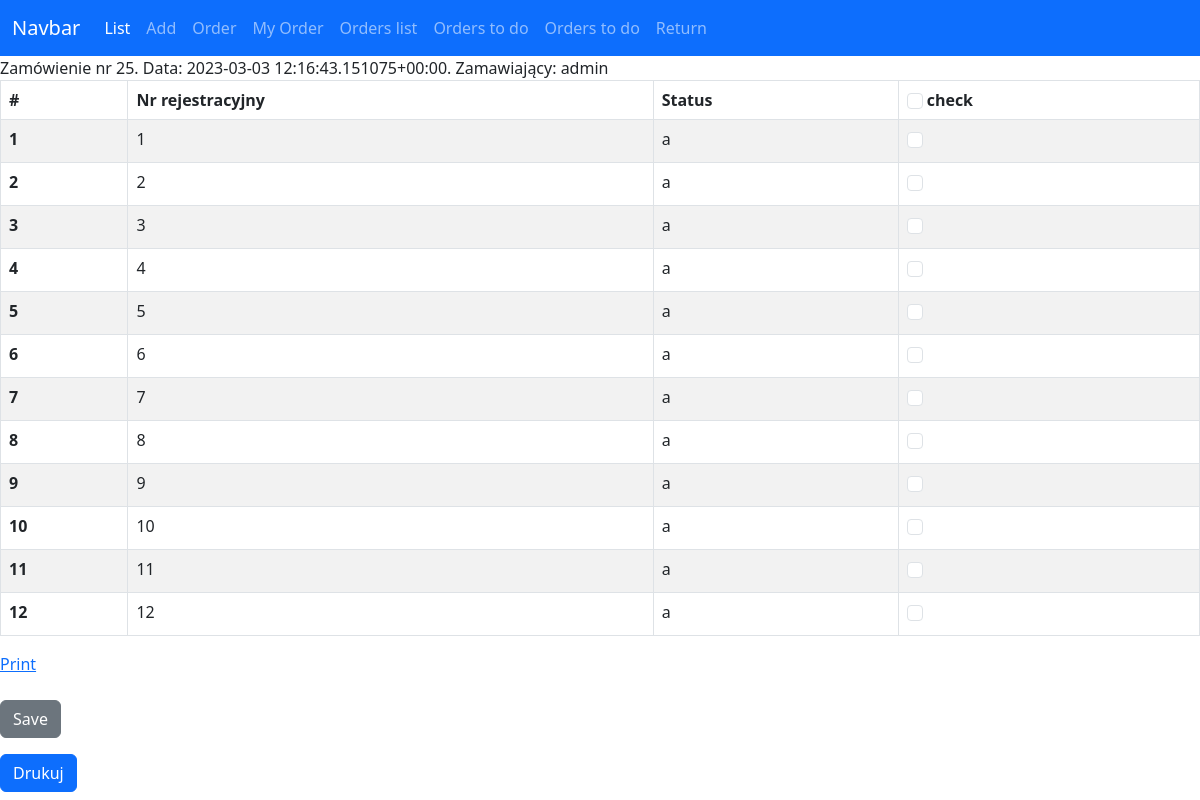
The page /files/order_details/25/ on the database its author committed.
### files/models.py (models this page shows, shortened)
class Order(models.Model):
    order_date = models.DateTimeField()
    orderer = models.ForeignKey(User, related_name="orders", on_delete=models.RESTRICT)
    def __str__(self) -> str:
        return f"Zamówienie nr {self.id}. Data: {self.order_date}. Zamawiający: {self.orderer}"

class Vehicle(models.Model):
    tr = models.CharField(max_length=8)
    transfer_date = models.DateTimeField(blank=True, null=True)
    return_date = models.DateTimeField(blank=True, null=True)
    responsible_person = models.ForeignKey(User, related_name="vehicles", on_delete=models.RESTRICT)
    comments = models.CharField(max_length=100)
    LOAN_STATUS = (
        ('a', 'Awaits'),
        ('o', 'On Loan'),
        ('r', 'Returned'),
        ('e', 'rejected')
    )
    status = models.CharField(max_length=1, blank=True, choices=LOAN_STATUS, default='a')
    order = models.ForeignKey(Order, related_name="vehicles", on_delete=models.SET_NULL, null=True)

### files/views.py (the view)
# urls.py: path('order_details/<int:pk>/', views.order_details, name='order_details'),
def order_details(request, pk):
    order = Order.objects.get(pk=pk)
    if request.method == "POST":
        id_list = request.POST.getlist('boxes')
        for id in id_list:
            Vehicle.objects.filter(pk=int(id)).update(status='o')
        messages.success(request, ("Hurraa!!!"))
        return redirect('files:orders')
    else:
        return render(request, 'files/order_detail.html', context={'order': order})

### files/templates/files/order_detail.html (shortened to what this page needs)
{% extends 'home.html' %}
{% block content %}
    {{order}}
<form action="" method="post">
<div id="to-print">
    <div>
<table class="table table-striped table-hover table-bordered">
    <thead>
      <tr>
        <th scope="col">#</th>
        <th scope="col">Nr rejestracyjny</th>
        <th scope="col">Status</th>
        <th scope="col"><input class="form-check-input" type="checkbox" value="Select All" onclick="selectAll(this)" id="TestAll" /> check</th>
      </tr>
    </thead>
    <tbody>
        {% for vehicle in order.vehicles.all %}
        <tr>
            <th scope="row">{{forloop.counter}}</th>
            <td>{{vehicle.tr}}</td>
            <td>{{vehicle.status}}</td>
            <td>
            {% if event.approved %}
                <div class="form-check">
                    <input class="form-check-input" type="checkbox" checked="checked" value="{{vehicle.id}}" name="boxes" id="TestAll">
                </div>
                {% else %}
                <div class="form-check">
                    <input class="form-check-input" type="checkbox" value="{{vehicle.id}}" name="boxes" id="TestAll">
                </div>
            {% endif %}
                </td>
        </tr>
        {% endfor %}
    </tbody>
  </table>
</div><a href="#" onclick="printInfo(this)">Print</a>
</div>
  <br/>
  <button class="btn btn-secondary" type="submit">Save</button>
</form>
<button class="btn btn-primary" onclick="window.print()">Drukuj</button>
{% endblock content %}

### rows shown on the page
Order: id+order_date+orderer "Zamówienie nr 25. Data: 2023-03-03 12:16:43.151075+00:00. Zamawiający: admin"
Vehicle: tr "1", status "a"
Vehicle: tr "2", status "a"
Vehicle: tr "3", status "a"
Vehicle: tr "4", status "a"
Vehicle: tr "5", status "a"
Vehicle: tr "6", status "a"
Vehicle: tr "7", status "a"
Vehicle: tr "8", status "a"
Vehicle: tr "9", status "a"
Vehicle: tr "10", status "a"
Vehicle: tr "11", status "a"
Vehicle: tr "12", status "a"
